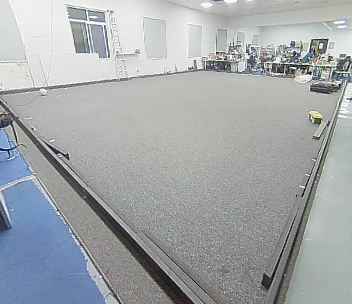
#> input picture FirstWindow/PartNine/images/Sat Nov 25 17:43:20 2023.png, 352 x 304 px
$ python 'edge detect.py'   (older library calls are emulated)
#> lines starting #> are read from the running program, lines starting #| are printed output that depends on the picture
import cv2

# Read the original image
img = cv2.imread("images/Sat Nov 25 17:43:20 2023.png",flags=0)
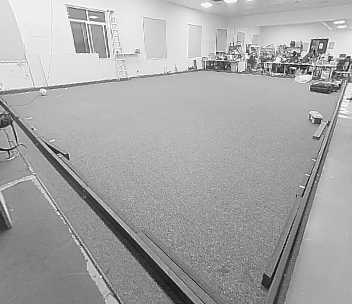
#> img: shape (304, 352); min 5, max 255, mean 166.1
# Blur the image for better edge detection
img_blur = cv2.GaussianBlur(img,(3,3), sigmaX=0, sigmaY=0)
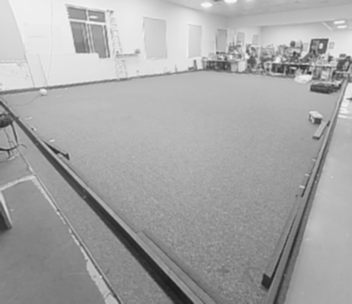
#> img_blur: shape (304, 352); min 27, max 249, mean 166.1

# Sobel Edge Detection
sobelx = cv2.Sobel(src=img_blur, ddepth=cv2.CV_64F, dx=1, dy=0, ksize=5) # Sobel Edge Detection on the X axis
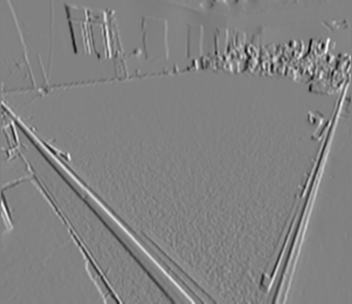
#> sobelx: shape (304, 352) float64; min -5698, max 5490, mean 11; drawn with min black and max white
sobely = cv2.Sobel(src=img_blur, ddepth=cv2.CV_64F, dx=0, dy=1, ksize=5) # Sobel Edge Detection on the Y axis
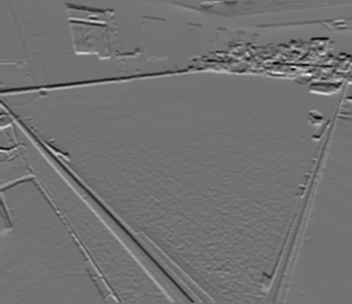
#> sobely: shape (304, 352) float64; min -5869, max 7163, mean -32.5; drawn with min black and max white
sobelxy = cv2.Sobel(src=img_blur, ddepth=cv2.CV_64F, dx=1, dy=1, ksize=5) # Combined X and Y Sobel Edge Detection
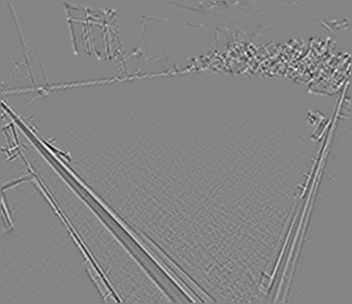
#> sobelxy: shape (304, 352) float64; min -1562, max 1442, mean 0.1; drawn with min black and max white

# Canny Edge Detection
edges = cv2.Canny(image=img_blur, threshold1=100, threshold2=200)
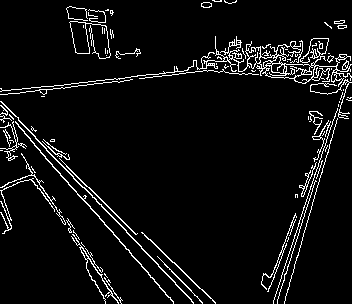
#> edges: shape (304, 352); 5.7% white in thin lines or dots

# Display Canny Edge Detection Image
cv2.imshow('Canny Edge Detection', edges)
cv2.waitKey(0)

$ run again, with FirstWindow/PartNine/images/Sat Nov 25 16:42:34 2023.png copied over FirstWindow/PartNine/images/Sat Nov 25 17:43:20 2023.png
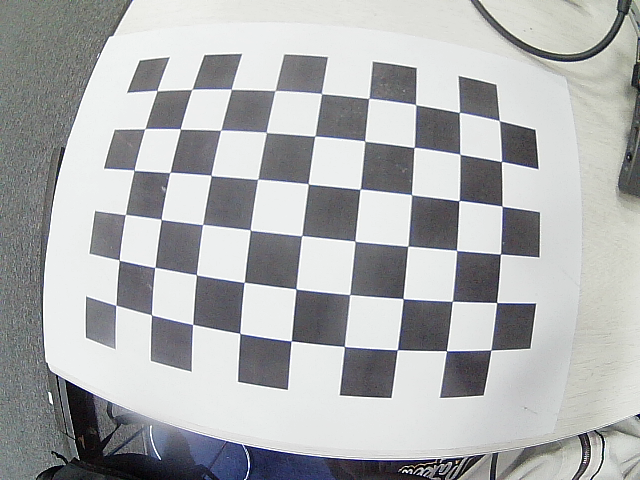
#> input picture FirstWindow/PartNine/images/Sat Nov 25 16:42:34 2023.png, 640 x 480 px
#> `sobelxy = cv2.Sobel(src=img_blur, ddepth=cv2.CV_64F, dx=1, dy=1, ksize..`:
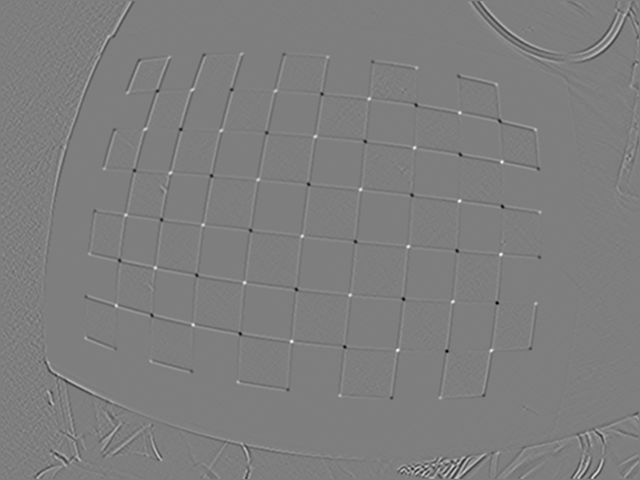
#> sobelxy: shape (480, 640) float64; min -2308, max 2340, mean 0; drawn with min black and max white
#> `edges = cv2.Canny(image=img_blur, threshold1=100, threshold2=200)`:
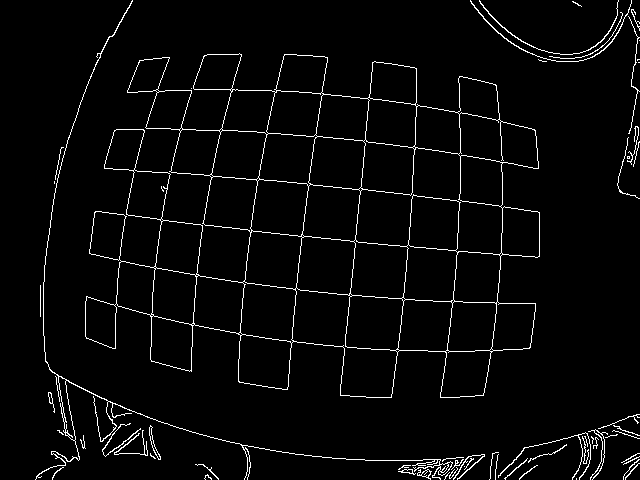
#> edges: shape (480, 640); 3.4% white in thin lines or dots

$ run again, with FirstWindow/PartNine/images/Sat Nov 25 16:42:49 2023.png copied over FirstWindow/PartNine/images/Sat Nov 25 17:43:20 2023.png
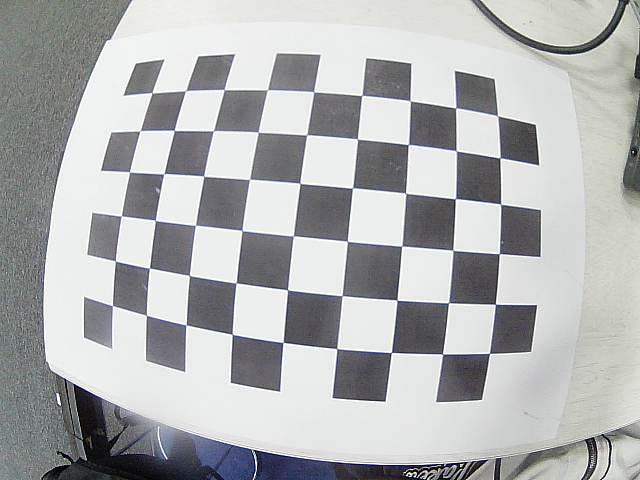
#> input picture FirstWindow/PartNine/images/Sat Nov 25 16:42:49 2023.png, 640 x 480 px
#> `sobelxy = cv2.Sobel(src=img_blur, ddepth=cv2.CV_64F, dx=1, dy=1, ksize..`:
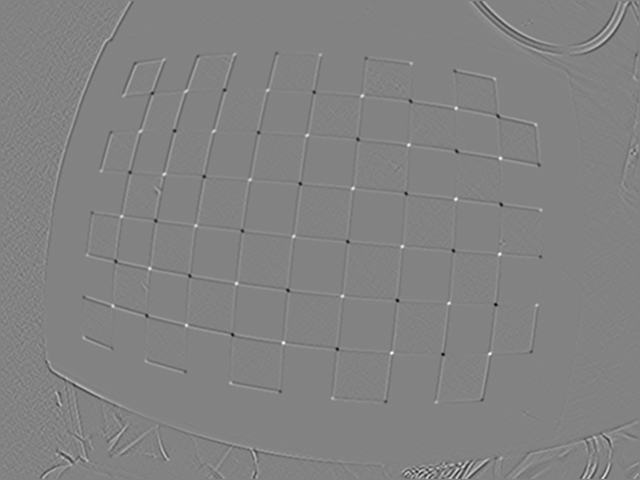
#> sobelxy: shape (480, 640) float64; min -2360, max 2241, mean 0; drawn with min black and max white
#> `edges = cv2.Canny(image=img_blur, threshold1=100, threshold2=200)`:
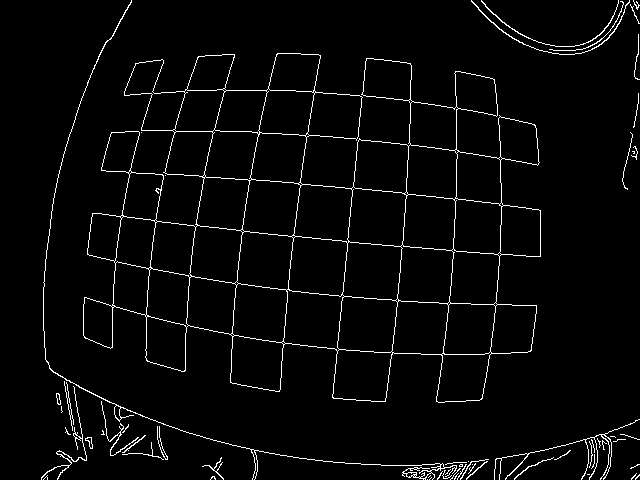
#> edges: shape (480, 640); 3.2% white in thin lines or dots
